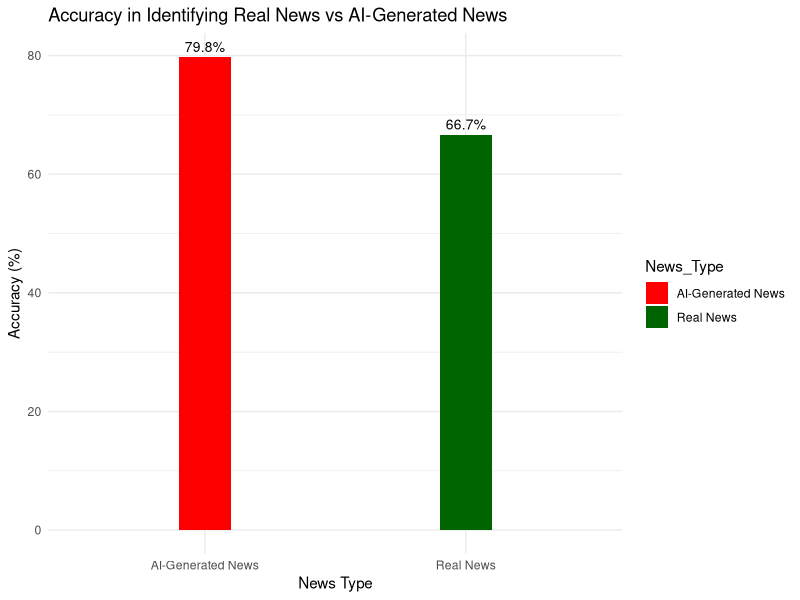

Write R code to recreate this figure.
library(readxl)
library(ggplot2)
library(dplyr)

data <- read_excel("Clean Data AI vs Real News.xlsx")

# Correct answers based on your input
correct_answers <- c("AI Generated", "Real News", "Real News", "AI Generated", 
                     "AI Generated", "Real News", "AI Generated", "Real News", 
                     "AI Generated", "Real News")

# Create columns indicating whether participants answered correctly for each article
data <- data %>%
  mutate(Article1_Correct = ifelse(Article1_Identification == correct_answers[1], 1, 0),
         Article2_Correct = ifelse(Article2_Identification == correct_answers[2], 1, 0),
         Article3_Correct = ifelse(Article3_Identification == correct_answers[3], 1, 0),
         Article4_Correct = ifelse(Article4_Identification == correct_answers[4], 1, 0),
         Article5_Correct = ifelse(Article5_Identification == correct_answers[5], 1, 0),
         Article6_Correct = ifelse(Article6_Identification == correct_answers[6], 1, 0),
         Article7_Correct = ifelse(Article7_Identification == correct_answers[7], 1, 0),
         Article8_Correct = ifelse(Article8_Identification == correct_answers[8], 1, 0),
         Article9_Correct = ifelse(Article9_Identification == correct_answers[9], 1, 0),
         Article10_Correct = ifelse(Article10_Identification == correct_answers[10], 1, 0))

accuracy_summary <- data %>%
  summarize(Real_News_Accuracy = mean(c(Article2_Correct, Article3_Correct, Article6_Correct, 
                                        Article8_Correct, Article10_Correct)),
            AI_Generated_Accuracy = mean(c(Article1_Correct, Article4_Correct, Article5_Correct, 
                                           Article7_Correct, Article9_Correct)))


accuracy_df <- data.frame(
  News_Type = c("Real News", "AI-Generated News"),
  Accuracy = c(accuracy_summary$Real_News_Accuracy * 100, 
               accuracy_summary$AI_Generated_Accuracy * 100)
)

# Plot the bar chart
ggplot(accuracy_df, aes(x = News_Type, y = Accuracy, fill = News_Type)) +
  geom_bar(stat = "identity", position = "dodge", width=0.2) +
  geom_text(aes(label = sprintf("%.1f%%", Accuracy)), 
            position = position_dodge(width = 0.7), vjust = -0.5, size = 3.5) +
  labs(title = "Accuracy in Identifying Real News vs AI-Generated News",
       x = "News Type", y = "Accuracy (%)") +
  theme_minimal() +
  scale_fill_manual(values = c("Real News" = "Dark Green", "AI-Generated News" = "red"))